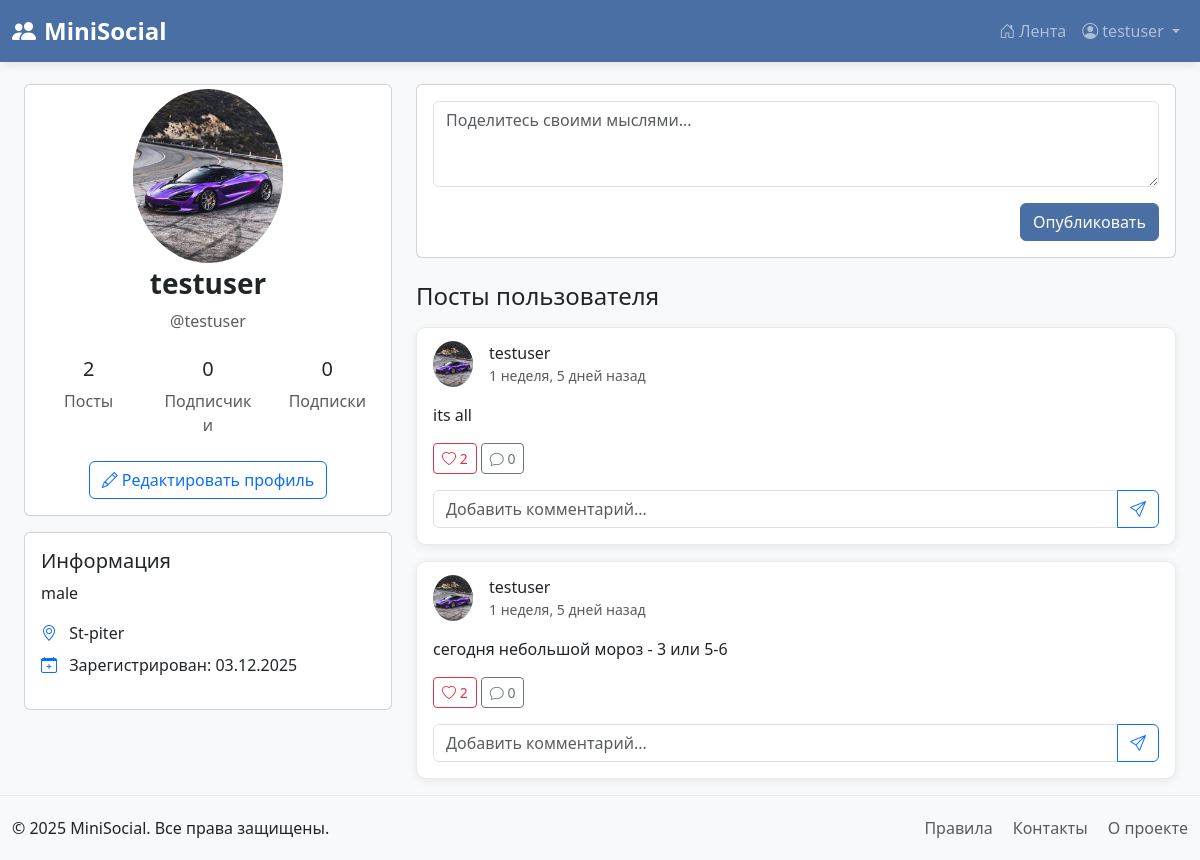
The app's page /profile/testuser/ (signed in) with its own data.
### social_network/models.py (models this page shows, shortened)
class Profile(models.Model):
    user = models.OneToOneField(User, on_delete=models.CASCADE)
    bio = models.TextField(max_length=500, blank=True)
    profile_picture = models.ImageField(upload_to='avatars/', blank=True, null=True)
    birth_date = models.DateField(null=True, blank=True)
    location = models.CharField(max_length=100, blank=True)
    website = models.URLField(blank=True)

class Post(models.Model):
    author = models.ForeignKey(User, on_delete=models.CASCADE, related_name='posts')
    content = models.TextField()
    image = models.ImageField(upload_to='posts/', blank=True, null=True)
    created_at = models.DateTimeField(auto_now_add=True)
    updated_at = models.DateTimeField(auto_now=True)
    likes = models.ManyToManyField(User, related_name='liked_posts', blank=True)
    class Meta:
        ordering = ['-created_at']

### social_network/views.py (the view)
# urls.py: path('profile/<str:username>/', views.profile, name='profile'),
@login_required
def profile(request, username):
    user = get_object_or_404(User, username=username)
    posts = Post.objects.filter(author=user).order_by('-created_at')
    is_following = False
    if request.user != user:
        is_following = Follow.objects.filter(
            follower=request.user,
            following=user
        ).exists()
    return render(request, 'social_network/profile.html', {
        'profile_user': user,
        'posts': posts,
        'posts_count': posts.count(),
        'is_following': is_following,
        'followers_count': user.followers.count(),
        'following_count': user.following.count(),
    })

### social_network/templates/social_network/profile.html (shortened to what this page needs)
{% extends 'base.html' %}
{% block content %}
<div class="container mt-4">
    <div class="row">
        <div class="col-md-4">
            <div class="card">
                <div class="card-body text-center">
                    <div class="avatar mb-3 mx-auto" style="width: 150px; height: 150px;">
                        {% if profile_user.profile.profile_picture %}
                            <img src="{{ profile_user.profile.profile_picture.url }}"
                                 alt="{{ profile_user.username }}"
                                 class="rounded-circle img-fluid">
                        {% else %}
                            <div class="bg-primary text-white rounded-circle d-flex align-items-center justify-content-center h-100">
                                <i class="bi bi-person" style="font-size: 4rem;"></i>
                            </div>
                        {% endif %}
                    </div>
                    <h3 class="fw-bold">{{ profile_user.get_full_name|default:profile_user.username }}</h3>
                    <p class="text-muted">@{{ profile_user.username }}</p>
                    <div class="row text-center mt-4">
                        <div class="col-4">
                            <h5>{{ posts_count }}</h5>
                            <p class="text-muted mb-0">Посты</p>
                        </div>
                        <div class="col-4">
                            <h5>
                                <a href="{% url 'followers_list' profile_user.username %}"
                                   class="text-decoration-none text-dark">
                                    {{ followers_count }}
                                </a>
                            </h5>
                            <p class="text-muted mb-0">
                                <a href="{% url 'followers_list' profile_user.username %}"
                                   class="text-decoration-none text-muted">
                                    Подписчики
                                </a>
                            </p>
                        </div>
                        <div class="col-4">
                            <h5>
                                <a href="{% url 'following_list' profile_user.username %}"
                                   class="text-decoration-none text-dark">
                                    {{ following_count }}
                                </a>
                            </h5>
                            <p class="text-muted mb-0">
                                <a href="{% url 'following_list' profile_user.username %}"
                                   class="text-decoration-none text-muted">
                                    Подписки
                                </a>
                            </p>
                        </div>
                    </div>
                    <div class="mt-4">
                        {% if user.is_authenticated %}
                            {% if user == profile_user %}
                                <a href="{% url 'profile_edit' %}" class="btn btn-outline-primary">
                                    <i class="bi bi-pencil"></i> Редактировать профиль
                                </a>
                            {% endif %}
                        {% endif %}
                    </div>
                </div>
            </div>
            <div class="card mt-3">
                <div class="card-body">
                    <h5 class="card-title">Информация</h5>
                    {% if profile_user.profile.bio %}
                        <p class="card-text">{{ profile_user.profile.bio }}</p>
                    {% else %}
                        <p class="text-muted">Пользователь еще не добавил информацию о себе</p>
                    {% endif %}
                    <ul class="list-unstyled">
                        {% if profile_user.profile.location %}
                            <li class="mb-2">
                                <i class="bi bi-geo-alt text-primary me-2"></i>
                                {{ profile_user.profile.location }}
                            </li>
                        {% endif %}
                        <li class="mb-2">
                            <i class="bi bi-calendar-plus text-primary me-2"></i>
                            Зарегистрирован: {{ profile_user.date_joined|date:"d.m.Y" }}
                        </li>
                    </ul>
                </div>
            </div>
        </div>
        <div class="col-md-8">
            {% if user == profile_user %}
                <div class="card mb-4">
                    <div class="card-body">
                        <form method="post" action="{% url 'create_post' %}">
                            <div class="mb-3">
                                <textarea name="content" class="form-control" rows="3"
                                          placeholder="Поделитесь своими мыслями..."></textarea>
                            </div>
                            <div class="d-flex justify-content-end">
                                <button type="submit" class="btn btn-primary">Опубликовать</button>
                            </div>
                        </form>
                    </div>
                </div>
            {% endif %}
            <h4 class="mb-3">Посты пользователя</h4>
            {% if posts %}
                {% for post in posts %}
                    <div class="card post-card mb-3">
                        <div class="card-body">
                            <div class="d-flex align-items-start mb-3">
                                <div class="avatar me-3" style="width: 40px; height: 40px;">
                                    {% if post.author.profile.profile_picture %}
                                        <img src="{{ post.author.profile.profile_picture.url }}"
                                             alt="{{ post.author.username }}"
                                             class="rounded-circle img-fluid">
                                    {% else %}
                                        <div class="bg-primary text-white rounded-circle d-flex align-items-center justify-content-center h-100">
                                            {{ post.author.username|first|upper }}
                                        </div>
                                    {% endif %}
                                </div>
                                <div>
                                    <h6 class="mb-0">{{ post.author.get_full_name|default:post.author.username }}</h6>
                                    <small class="text-muted">{{ post.created_at|timesince }} назад</small>
                                </div>
                            </div>
                            <p class="card-text">{{ post.content }}</p>
                            <div class="d-flex justify-content-between align-items-center">
                                <div>
                                    <button class="btn btn-sm btn-outline-danger">
                                        <i class="bi bi-heart"></i> {{ post.likes.count }}
                                    </button>
                                    <button class="btn btn-sm btn-outline-secondary">
                                        <i class="bi bi-chat"></i> {{ post.comments.count }}
                                    </button>
                                </div>
                            </div>
                            {% if user.is_authenticated %}
                                <form method="post" action="#" class="mt-3">
                                    <div class="input-group">
                                        <input type="text" name="content" class="form-control"
                                               placeholder="Добавить комментарий...">
                                        <button type="submit" class="btn btn-outline-primary">
                                            <i class="bi bi-send"></i>
                                        </button>
                                    </div>
                                </form>
                            {% endif %}
                        </div>
                    </div>
                {% endfor %}
            {% endif %}
        </div>
    </div>
</div>
{% endblock %}

### templates/base.html (shortened to what this page needs)
<!DOCTYPE html>
<html lang="ru">
<head>
    {% load static %}
    <link href="https://cdn.jsdelivr.net/npm/bootstrap@5.3.0/dist/css/bootstrap.min.css" rel="stylesheet">
    <link rel="stylesheet" href="https://cdn.jsdelivr.net/npm/bootstrap-icons@1.10.0/font/bootstrap-icons.css">
</head>
<body>
    <nav class="navbar navbar-expand-lg navbar-dark navbar-custom fixed-top">
        <div class="container">
            <a class="navbar-brand" href="{% url 'home' %}">
                <i class="bi bi-people-fill me-2"></i>MiniSocial
            </a>
            <div class="collapse navbar-collapse" id="navbarNav">
                <ul class="navbar-nav ms-auto">
                    {% if user.is_authenticated %}
                        <li class="nav-item">
                            <a class="nav-link {% if request.path == '/feed/' %}active{% endif %}"
                               href="{% url 'feed' %}">
                                <i class="bi bi-house-door me-1"></i>Лента
                            </a>
                        </li>
                        <li class="nav-item dropdown">
                            <a class="nav-link dropdown-toggle" href="#" role="button"
                               data-bs-toggle="dropdown" aria-expanded="false">
                                <i class="bi bi-person-circle me-1"></i>{{ user.username }}
                            </a>
                        </li>
                    {% endif %}
                </ul>
            </div>
        </div>
    </nav>
    <main class="container mt-4">
        {% block content %}{% endblock %}
    </main>
    <footer class="mt-auto">
        <div class="container">
            <div class="row">
                <div class="col-md-6">
                    <p class="mb-0">&copy; 2025 MiniSocial. Все права защищены.</p>
                </div>
                <div class="col-md-6 text-md-end">
                    <p class="mb-0">
                        <a href="#" class="text-muted text-decoration-none me-3">Правила</a>
                        <a href="#" class="text-muted text-decoration-none me-3">Контакты</a>
                        <a href="#" class="text-muted text-decoration-none">О проекте</a>
                    </p>
                </div>
            </div>
        </div>
    </footer>
</body>
</html>

### templates/base.html (style rules this page uses)
body { background-color: #f8f9fa; padding-top: 60px; min-height: 100vh; }
.navbar-custom { background-color: #4a6fa5 !important; box-shadow: 0 2px 10px rgba(0,0,0,0.1); }
.navbar-brand { font-size: 1.5rem; font-weight: bold; }
.container { max-width: 1200px; }
.post-card { border-radius: 10px; box-shadow: 0 2px 10px rgba(0,0,0,0.08); margin-bottom: 20px; transition: transform 0.2s; border: 1px solid #eaeaea; }
.avatar { width: 50px; height: 50px; border-radius: 50%; object-fit: cover; background-color: #4a6fa5; color: white; display: flex; align-items: center; justify-content: center; font-weight: bold; }
.btn-primary { background-color: #4a6fa5; border-color: #4a6fa5; }
footer { margin-top: 50px; padding: 20px 0; background-color: #f8f9fa; border-top: 1px solid #eaeaea; }

### records on screen
Post: author.profile.profile_picture (picture), author.get_full_name "testuser", created_at "1 неделя, 5 дней", content "its all", likes.count "2", comments.count "0"
Post: author.profile.profile_picture (picture), author.get_full_name "testuser", created_at "1 неделя, 5 дней", content "сегодня небольшой мороз - 3 или 5-6", likes.count "2", comments.count "0"

### other values on screen
{{ user.username }} "testuser"
{{ profile_user.get_full_name|default:profile_user.username }} "testuser"
{{ profile_user.username }} "testuser"
{{ posts_count }} "2"
{{ followers_count }} "0"
{{ following_count }} "0"
{{ profile_user.profile.bio }} "male"
{{ profile_user.profile.location }} "St-piter"
{{ profile_user.date_joined|date:"d.m.Y" }} "03.12.2025"
